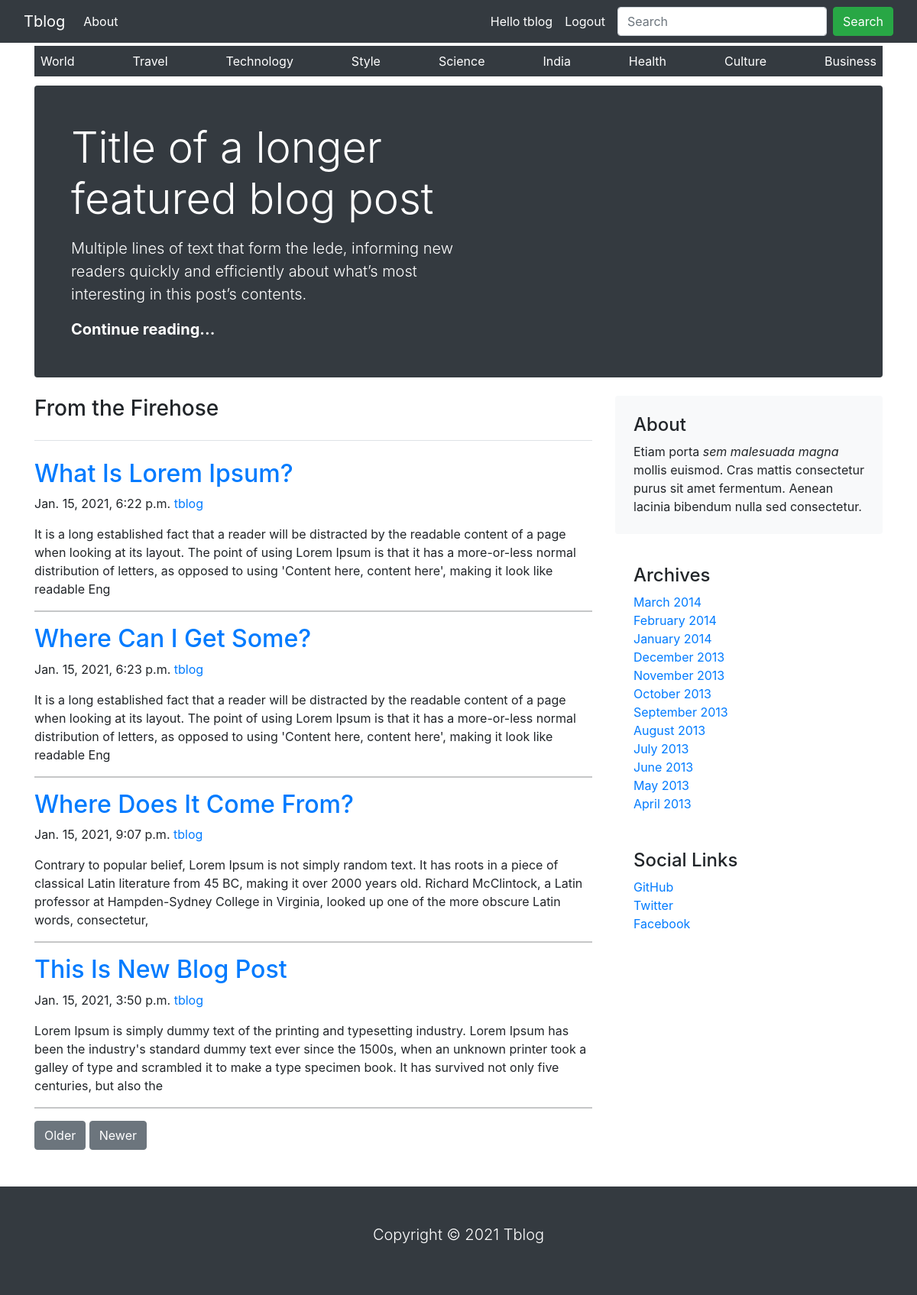
The app's page / (signed in) with its own data.
### blog/models.py (models this page shows, shortened)
class Category(models.Model):
    name = models.CharField(max_length=150, unique=True)
    slug = models.SlugField(max_length=150, unique=True)
    class Meta:
        ordering = ('-name',)
        verbose_name = 'category'
        verbose_name_plural = 'categories'
    def get_url(self):
        return reverse('post_by_category', args=[self.slug])

class Post(models.Model):
    title = models.CharField(max_length=150, unique=True)
    slug = models.SlugField(max_length=150, unique=True)
    description = models.TextField()
    publish_date = models.DateTimeField(auto_now_add=True)
    category = models.ForeignKey(Category, on_delete=models.CASCADE)
    author = models.ForeignKey(User, on_delete=models.CASCADE)
    class Meta:
        ordering = ['title']
    def get_url(self):
        return reverse('post_detail', args=[self.category.slug, self.slug])

### blog/views.py (the view)
# urls.py: path('', views.home, name='home'),
@login_required(login_url='login')
def home(request, category_slug=None):
    category_page = None
    post_list = None
    if category_slug is not None:
        category_page = get_object_or_404(Category, slug=category_slug)
        post_list = Post.objects.filter(category=category_page)
    else:
        post_list = Post.objects.all().filter()
    return render(request, 'blog/home.html', {'category': category_page, 'post_list': post_list})

### blog/context_processors.py (called while the page is built)
def menu_links(request):
    links = Category.objects.all()
    return dict(links=links)

### blog/templates/blog/home.html (shortened to what this page needs)
{% extends 'base.html' %}
{% load static %}
{% block content %}
<div class="container">
    <div class="nav-scroller py-1 mb-2">
        <nav class="nav d-flex justify-content-between bg-dark">
            {% for category in links %}
            <a class="p-2 link-secondary text-capitalize text-white nav-link" href="{{category.get_url}}">{{category.name}}</a>
            {% endfor %}
        </nav>
    </div>
</div>
<main class="container">
    <div class="p-4 p-md-5 mb-4 text-white rounded bg-dark">
        <div class="col-md-6 px-0">
            <h1 class="display-4 ">Title of a longer featured blog post</h1>
            <p class="lead my-3">Multiple lines of text that form the lede, informing new readers quickly and
                efficiently about what’s most interesting in this post’s contents.</p>
            <p class="lead mb-0"><a href="#" class="text-white fw-bold">Continue reading...</a></p>
        </div>
    </div>
    <div class="row">
        <div class="col-md-8">
            <h3 class="pb-4 mb-4 border-bottom">
                From the Firehose
            </h3>
            <article class="blog-post">
                {% for post in post_list %}
                <a href="{{post.get_url}}"><h2 class="blog-post-title text-capitalize">{{post.title}}</h2></a>
                <p class="blog-post-meta">{{post.publish_date}} <a href="#">{{post.author}}</a></p>
                <p>{{post.description |slice:":300" }}</p>
                <hr>
                {% endfor %}
            </article>
            <nav class="blog-pagination" aria-label="Pagination">
                <a class="btn btn-secondary" href="#">Older</a>
                <a class="btn btn-secondary" href="#" tabindex="-1" aria-disabled="true">Newer</a>
            </nav>
        </div>
        <div class="col-md-4">
            <div class="p-4 mb-3 bg-light rounded">
                <h4>About</h4>
                <p class="mb-0">Etiam porta <em>sem malesuada magna</em> mollis euismod. Cras mattis consectetur purus
                    sit amet fermentum. Aenean lacinia bibendum nulla sed consectetur.</p>
            </div>
            <div class="p-4">
                <h4>Archives</h4>
                <ol class="list-unstyled mb-0">
                    <li><a href="#">March 2014</a></li>
                    <li><a href="#">February 2014</a></li>
                    <li><a href="#">January 2014</a></li>
                    <li><a href="#">December 2013</a></li>
                    <li><a href="#">November 2013</a></li>
                    <li><a href="#">October 2013</a></li>
                    <li><a href="#">September 2013</a></li>
                    <li><a href="#">August 2013</a></li>
                    <li><a href="#">July 2013</a></li>
                    <li><a href="#">June 2013</a></li>
                    <li><a href="#">May 2013</a></li>
                    <li><a href="#">April 2013</a></li>
                </ol>
            </div>
            <div class="p-4">
                <h4>Social Links</h4>
                <ol class="list-unstyled">
                    <li><a href="#">GitHub</a></li>
                    <li><a href="#">Twitter</a></li>
                    <li><a href="#">Facebook</a></li>
                </ol>
            </div>
        </div>
    </div>
</main>
{% endblock %}

### blog/templates/base.html (shortened to what this page needs)
{% load static %}
<!doctype html>
<html lang="en">
  <head>
    <link href="https://cdn.jsdelivr.net/npm/bootstrap@5.0.0-beta1/dist/css/bootstrap.min.css" rel="stylesheet">
    <link rel="stylesheet" href="https://maxcdn.bootstrapcdn.com/bootstrap/4.5.2/css/bootstrap.min.css">
    <link rel="stylesheet" type="text/css" href="{% static 'css/style.css' %}">
  </head>
  <body>
    {% include 'navbar.html' %}
    {% block content %}
    {% endblock %}
    {% include 'footer.html' %}
  </body>
</html>

### blog/templates/navbar.html (shortened to what this page needs)
<nav class="navbar navbar-expand-lg navbar-dark bg-dark">
  <div class="container-fluid">
    <a class="navbar-brand" href="{% url 'home' %}">Tblog</a>
    <div class="collapse navbar-collapse" id="navbarSupportedContent">
      <ul class="navbar-nav me-auto mb-2 mb-lg-0">
        <li class="nav-item">
          <a class="nav-link active" aria-current="page" href="{% url 'about' %}">About</a>
        </li>
      </ul>
      <span class="text-white">Hello {{request.user}}</span>
      <span class="nav-link"><a class="text-white" href="{% url 'logout' %}">Logout</a></span>
      <form class="d-flex">
        <input class="form-control me-2" type="search" placeholder="Search" aria-label="Search">
        <button class="btn btn-success" type="submit">Search</button>
      </form>
    </div>
  </div>
</nav>

### blog/templates/footer.html
<footer class="bg-dark text-white mt-5 p-5">
  <div class="container">
    <p class="lead text-center">Copyright &copy; 2021 Tblog</p>
  </div>
</footer>

### records on screen
Category: name "World"
Category: name "Travel"
Category: name "Technology"
Category: name "Style"
Category: name "Science"
Category: name "India"
Category: name "Health"
Category: name "Culture"
Category: name "Business"
Post: title "What Is Lorem Ipsum?", publish_date "Jan. 15, 2021, 6:22 p.m.", author "tblog", description "It is a long established fact that a reader will be distracted by the readable content of a page when looking at its layout. The point of using Lorem Ipsum is that it has a more-or-less normal distribution of letters, as opposed to using 'Content here, content here', making it look like readable Eng"
Post: title "Where Can I Get Some?", publish_date "Jan. 15, 2021, 6:23 p.m.", author "tblog", description "It is a long established fact that a reader will be distracted by the readable content of a page when looking at its layout. The point of using Lorem Ipsum is that it has a more-or-less normal distribution of letters, as opposed to using 'Content here, content here', making it look like readable Eng"
Post: title "Where Does It Come From?", publish_date "Jan. 15, 2021, 9:07 p.m.", author "tblog", description "Contrary to popular belief, Lorem Ipsum is not simply random text. It has roots in a piece of classical Latin literature from 45 BC, making it over 2000 years old. Richard McClintock, a Latin professor at Hampden-Sydney College in Virginia, looked up one of the more obscure Latin words, consectetur,"
Post: title "This Is New Blog Post", publish_date "Jan. 15, 2021, 3:50 p.m.", author "tblog", description "Lorem Ipsum is simply dummy text of the printing and typesetting industry. Lorem Ipsum has been the industry's standard dummy text ever since the 1500s, when an unknown printer took a galley of type and scrambled it to make a type specimen book. It has survived not only five centuries, but also the"

### other values on screen
{{ request.user }} "tblog"
